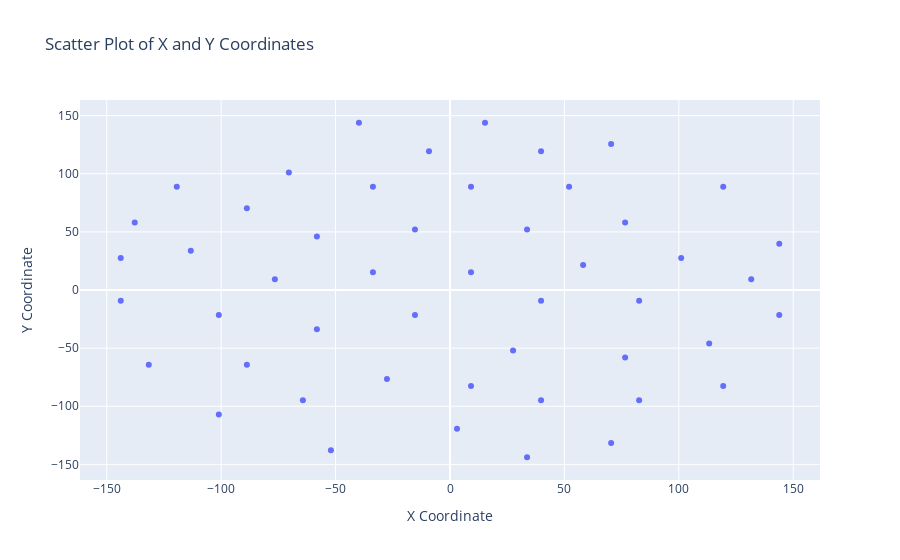

Write notebook code for a chart like this one.
### Code cell
px.scatter(
    metrology_df_filtered, x="X", y="Y", 
    title="Scatter Plot of X and Y Coordinates", 
    labels={"X": "X Coordinate", "Y": "Y Coordinate"}
).show()

### Figure 1 — Plotly figure (JSON) as saved in the notebook; plotly's stock layout.template omitted (floating-point values rounded to 4 significant figures)
{"data": [{"hovertemplate": "X Coordinate=%{x}<br>Y Coordinate=%{y}<extra></extra>", "legendgroup": "", "marker": {"color": "#636efa", "symbol": "circle"}, "mode": "markers", "name": "", "orientation": "v", "showlegend": false, "type": "scatter", "x": [-143.9, -143.9, -137.8, -131.6, -119.4, -113.3, -101.0, -101.0, -88.78, -88.78, -76.53, -70.41, -64.29, -58.16, -58.16, -52.04, -39.8, -33.67, -33.67, -27.55, -15.31, -15.31, -9.184, 3.061, 9.184, 9.184, 9.184, 15.31, 27.55, 33.67, 33.67, 39.8, 39.8, 39.8, 52.04, 58.16, 70.41, 70.41, 76.53, 76.53, 82.65, 82.65, 101.0, 113.3, 119.4, 119.4, 131.6, 143.9, 143.9], "xaxis": "x", "y": [-9.184, 27.55, 58.16, -64.29, 88.78, 33.67, -107.1, -21.43, -64.29, 70.41, 9.184, 101.0, -94.9, -33.67, 45.92, -137.8, 143.9, 15.31, 88.78, -76.53, -21.43, 52.04, 119.4, -119.4, -82.65, 15.31, 88.78, 143.9, -52.04, -143.9, 52.04, -94.9, -9.184, 119.4, 88.78, 21.43, -131.6, 125.5, -58.16, 58.16, -94.9, -9.184, 27.55, -45.92, -82.65, 88.78, 9.184, -21.43, 39.8], "yaxis": "y"}], "layout": {"legend": {"tracegroupgap": 0}, "title": {"text": "Scatter Plot of X and Y Coordinates"}, "xaxis": {"anchor": "y", "domain": [0, 1], "title": {"text": "X Coordinate"}}, "yaxis": {"anchor": "x", "domain": [0, 1], "title": {"text": "Y Coordinate"}}}}
